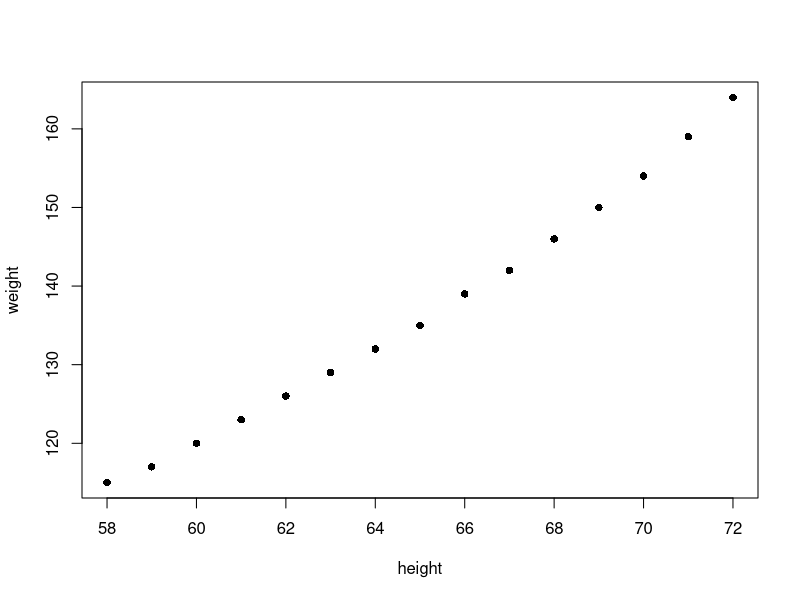
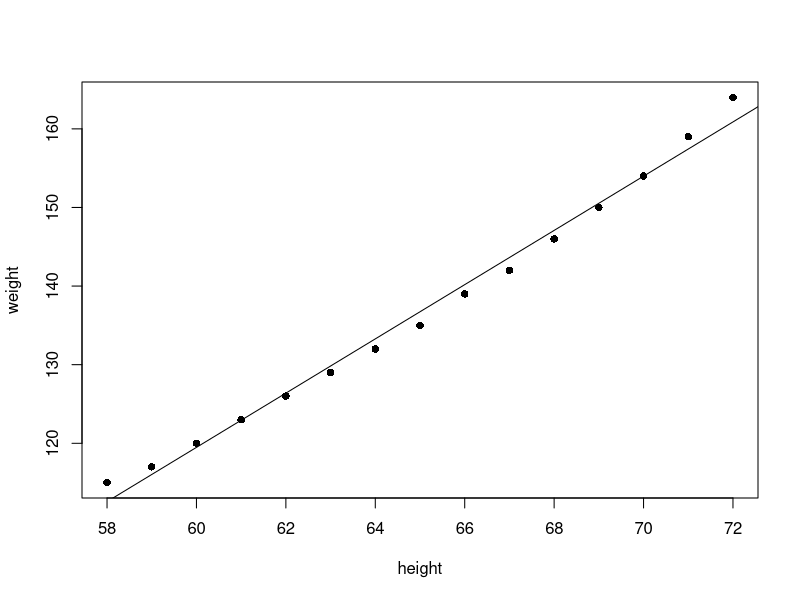

The R source for these figures, in order:
## ---- chunk 1
#| echo: false

data(women)
fit <- lm(weight ~ height, data = women)
b <- coef(fit)
ss <- anova(fit)[[2]]
## ---- chunk 2
#| fig-cap: "Relation entre la taille et le poids moyen des femmes américaines âgées de 30 à 39 ans."
#| label: fig-simple-women


data(women)
plot(weight ~ height, data = women, pch = 16)
## ---- chunk 3
(fit <- lm(weight ~ height, data = women)) 
## ---- chunk 4
#| fig-cap: "Relation entre les données women et droite de régression linéaire simple"
#| label: fig-simple-women2
plot(weight ~ height, data = women, pch = 16)
abline(fit)
## ---- chunk 5
summary(fit) 
## ---- chunk 6
attach(women) 
SST <- sum((weight - mean(weight))^2) 
SSR <- sum((fitted(fit) - mean(weight))^2) 
SSE <- sum((weight - fitted(fit))^2) 
all.equal(SST, SSR + SSE) 
all.equal(summary(fit)$r.squared, SSR/SST) 
